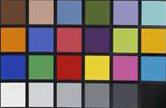
%> input picture sample.jpg, 166 x 108 px
$ octave --eval "result = rgb2lab(imread('sample.jpg'));"   (GNU Octave 9; MATLAB toolbox functions it lacks are replaced by stand-ins)
%> lines starting %> are read from the running program, lines starting %| are printed output that depends on the picture; in (x1, y1, x2, y2) boxes, pixels count from 0 and x2, y2 are one past the last pixel; in counts of white or black regions, pixels touching at a corner belong together; the program's own positions count from 1
function [L, a, b]=rgb2lab(f)
%initial;
xn=0.9505;
yn=1.00;
zn=1.0891;
fr=im2double(f(:,:,1));
fg=im2double(f(:,:,2));
fb=im2double(f(:,:,3));
r=fr;
g=fg;
b=fb;
%将RGB转换为浮点RGB';
if(max(fr(:))>1.0 || max(fg(:))>1.0 || max(fb(:))>1.0)
  r=fr/255.0;
  g=fg/255.0;
  b=fb/255.0;
end;
%the nonlinear sRGB' values are transformed to linear RGB values;
r1= r<=0.04045;
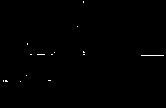
%> r1: size 108x166 logical; 0.32% white in thin lines or dots, all inside (x1, y1, x2, y2) = (3, 1, 164, 82)
g1= g<=0.04045;
%> g1: size 108x166 logical; 0.25% white in thin lines or dots, all inside (x1, y1, x2, y2) = (26, 27, 153, 83)
b1= b<=0.04045;
%> b1: size 108x166 logical; 2.3% white in thin lines or dots, all inside (x1, y1, x2, y2) = (0, 9, 166, 91)
sr= r1.*(r/12.92) + ~r1.*(((r+0.055)/1.055).^2.4);
sg= g1.*(g/12.92) + ~g1.*(((g+0.055)/1.055).^2.4);
sb= b1.*(b/12.92) + ~b1.*(((b+0.055)/1.055).^2.4);
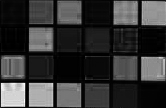
%> sb: size 108x166 double; min 0, max 1, mean 0.215
%转换到XYZ(D65)空间;
x=0.4124*sr+0.3576*sg+0.1805*sb;
y=0.2126*sr+0.7152*sg+0.0722*sb;
z=0.0193*sr+0.1192*sg+0.9505*sb;
%转换到CIELAB;
q=y/yn;
p=x/xn;
rr=z/zn;
t1=q>0.008856;
%> t1: size 108x166 logical; 97.8% white; 72 black regions (67 under 20 px), largest, box (x1, y1, x2, y2) and area: (155, 91, 166, 108) 110, (113, 81, 134, 83) 36, (26, 83, 28, 100) 29, (2, 80, 25, 82) 24, (141, 54, 161, 55) 20
t2=p>0.008856;
%> t2: size 108x166 logical; 98.1% white; 58 black regions (55 under 20 px), largest, box (x1, y1, x2, y2) and area: (155, 91, 166, 108) 120, (26, 83, 28, 100) 33, (28, 80, 53, 82) 27
t3=rr>0.008856;
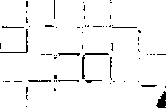
%> t3: size 108x166 logical; 95.8% white; black in thin lines or dots
L=~t1.*(903.3.*q)+t1.*(116*(q.^(1/3))-16);
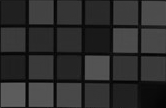
%> L: size 108x166 double; min 3.06, max 100, mean 47.1
q1=t1.*(q.^(1/3))+~t1.*(7.787*q+16/116);
p1=t2.*(p.^(1/3))+~t2.*(7.787*p+16/116);
r1=t3.*(rr.^(1/3))+~t3.*(7.787*rr+16/116);
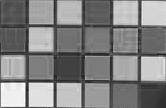
%> r1: size 108x166 double; min 0.145, max 1, mean 0.52
a=500*(p1-q1);
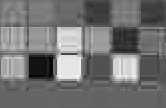
%> a: size 108x166 double; min -42.02, max 65.31, mean 6.8; drawn with min black and max white
b=200*(q1-r1);
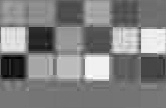
%> b: size 108x166 double; min -74.72, max 82.32, mean 4.7; drawn with min black and max white
